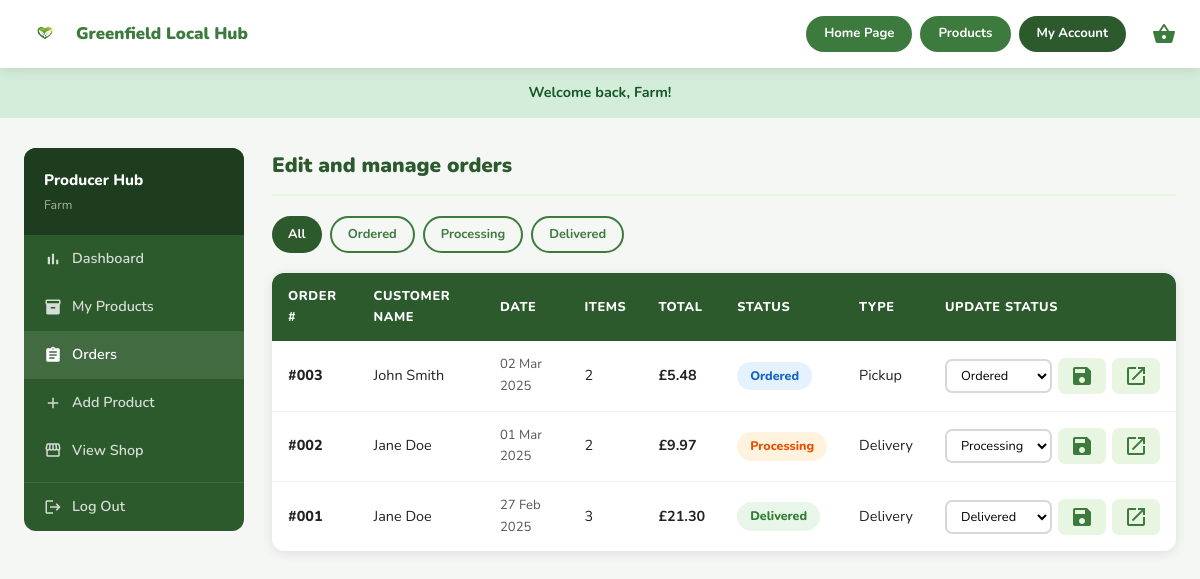
/producer/orders.php (signed in), run on the app's committed database.
### tables this page shows
CREATE TABLE orders (
    id               INT AUTO_INCREMENT PRIMARY KEY,
    customer_id      INT NOT NULL,
    status           ENUM('ordered','processing','delivered') DEFAULT 'ordered',
    delivery_type    ENUM('pickup','delivery') DEFAULT 'pickup',
    total_price      DECIMAL(10,2) NOT NULL,
    delivery_address TEXT,
    card_name        VARCHAR(255),
    created_at       TIMESTAMP DEFAULT CURRENT_TIMESTAMP,
    FOREIGN KEY (customer_id) REFERENCES users(id)
);

CREATE TABLE users (
    id          INT AUTO_INCREMENT PRIMARY KEY,
    first_name  VARCHAR(100) NOT NULL,
    last_name   VARCHAR(100) NOT NULL,
    email       VARCHAR(255) NOT NULL UNIQUE,
    password    VARCHAR(255) NOT NULL,
    role        ENUM('customer','producer') DEFAULT 'customer',
    address     TEXT,
    created_at  TIMESTAMP DEFAULT CURRENT_TIMESTAMP
);

### includes/db.php (called while the page is built, shortened)
<?php
function formatPrice(float $price): string {
    return '£' . number_format($price, 2);
}

### producer/orders.php (the view, shortened to what this page needs)
<?php
require_once '../includes/db.php';
$status_filter = $_GET['status'] ?? '';
$where = '';
$params = [];
$types  = '';
$sql = "SELECT o.*, u.first_name, u.last_name, u.email,
               COUNT(oi.id) AS item_count
        FROM orders o
        JOIN users u ON o.customer_id = u.id
        JOIN order_items oi ON o.id = oi.order_id
        $where
        GROUP BY o.id
        ORDER BY o.created_at DESC";
if ($params) {
    $stmt = $conn->prepare($sql);
    $stmt->bind_param($types, ...$params);
    $stmt->execute();
    $orders = $stmt->get_result()->fetch_all(MYSQLI_ASSOC);
} else {
    $orders = $conn->query($sql)->fetch_all(MYSQLI_ASSOC);
}
require_once '../includes/header.php';
?>
<main>
<div class="container">
<div class="producer-layout">
    <?php include 'producer-sidebar.php'; ?>
    <div>
        <h1 class="manage-heading">Edit and manage orders</h1>
        <div style="display:flex;gap:8px;margin-bottom:20px;flex-wrap:wrap;">
            <a href="orders.php" class="btn btn-sm <?= !$status_filter ? 'btn-dark':'btn-outline' ?>">All</a>
            <a href="orders.php?status=ordered"    class="btn btn-sm <?= $status_filter==='ordered'    ? 'btn-dark':'btn-outline' ?>">Ordered</a>
            <a href="orders.php?status=processing" class="btn btn-sm <?= $status_filter==='processing' ? 'btn-dark':'btn-outline' ?>">Processing</a>
            <a href="orders.php?status=delivered"  class="btn btn-sm <?= $status_filter==='delivered'  ? 'btn-dark':'btn-outline' ?>">Delivered</a>
        </div>
        <?php if (empty($orders)): ?>
        <div class="empty-state">
            <span class="material-icons">assignment</span>
            <h3>No orders found</h3>
            <p>Orders will appear here once customers place them.</p>
        </div>
        <?php else: ?>
        <table class="orders-table">
            <thead>
                <tr>
                    <th>Order #</th>
                    <th>Customer Name</th>
                    <th>Date</th>
                    <th>Items</th>
                    <th>Total</th>
                    <th>Status</th>
                    <th>Type</th>
                    <th>Update Status</th>
                </tr>
            </thead>
            <tbody>
                <?php foreach ($orders as $o): ?>
                <tr>
                    <td style="font-weight:800;">#<?= str_pad($o['id'],3,'0',STR_PAD_LEFT) ?></td>
                    <td><?= htmlspecialchars($o['first_name'] . ' ' . $o['last_name']) ?></td>
                    <td style="font-size:.82rem;color:var(--text-mid);"><?= date('d M Y', strtotime($o['created_at'])) ?></td>
                    <td><?= $o['item_count'] ?></td>
                    <td style="font-weight:700;color:var(--green-primary);"><?= formatPrice($o['total_price']) ?></td>
                    <td><span class="status-badge status-<?= $o['status'] ?>"><?= ucfirst($o['status']) ?></span></td>
                    <td style="text-transform:capitalize;"><?= htmlspecialchars($o['delivery_type']) ?></td>
                    <td>
                        <form method="POST" style="display:flex;gap:6px;align-items:center;">
                            <select name="new_status" class="form-input"
                                    style="padding:5px 10px;font-size:.8rem;width:auto;">
                                <option value="ordered"    <?= $o['status']==='ordered'    ? 'selected':'' ?>>Ordered</option>
                                <option value="processing" <?= $o['status']==='processing' ? 'selected':'' ?>>Processing</option>
                                <option value="delivered"  <?= $o['status']==='delivered'  ? 'selected':'' ?>>Delivered</option>
                            </select>
                            <button type="submit" class="icon-btn icon-btn-edit" title="Update">
                                <span class="material-icons">save</span>
                            </button>
                            <a href="<?= BASE_URL ?>track-order.php?order=<?= $o['id'] ?>"
                               class="icon-btn icon-btn-edit" title="View order" target="_blank">
                                <span class="material-icons">open_in_new</span>
                            </a>
                        </form>
                    </td>
                </tr>
                <?php endforeach; ?>
            </tbody>
        </table>
        <?php endif; ?>
    </div>
</div>
</div>
</main>
<?php require_once '../includes/footer.php'; ?>

### css/style.css (style rules this page uses)
:root { --green: #3d7a3d; --green-dark: #2d5a2d; --green-deeper: #1e3d1e; --green-light: #e8f5e0; --red: #e53e3e; --white: #fff; --bg: #f4f7f4; --gray: #d8d8d8; --text: #222; --text-mid: #555; --text-light: #888; --shadow: 0 2px 12px rgba(0,0,0,.10); --r: 12px; --r-sm: 7px; --r-pill: 100px; }
*, *::before, *::after { box-sizing: border-box; margin: 0; padding: 0; }
body { font-family: 'Nunito', system-ui, sans-serif; background: var(--bg); color: var(--text); line-height: 1.65; min-height: 100vh; display: flex; flex-direction: column; }
main { flex: 1; }
a { text-decoration: none; color: inherit; }
button, input, select, textarea { font-family: inherit; }
.container { max-width: 1200px; margin: 0 auto; padding: 0 24px; }
.btn { display: inline-flex; align-items: center; justify-content: center; gap: 8px; padding: 11px 26px; border-radius: var(--r-pill); font-weight: 700; font-size: .9rem; cursor: pointer; border: none; text-decoration: none; white-space: nowrap; }
.btn-dark { background: var(--green-dark); color: #fff; }
.btn-outline { background: transparent; color: var(--green); border: 2px solid var(--green); }
.btn-sm { padding: 6px 16px; font-size: .8rem; }
.producer-layout { display: grid; grid-template-columns: 220px 1fr; gap: 28px; padding: 30px 0; }
.form-input { width: 100%; padding: 12px 16px; border: 2px solid var(--gray); border-radius: var(--r-sm); font-size: .95rem; background: var(--white); }
select.form-input { cursor: pointer; }
.manage-heading { font-size: 1.3rem; font-weight: 900; margin-bottom: 20px; padding-bottom: 12px; border-bottom: 2px solid var(--green-light); color: var(--green-dark); }
.icon-btn { display: inline-flex; align-items: center; gap: 4px; padding: 6px 12px; border-radius: var(--r-sm); font-size: .78rem; font-weight: 700; border: none; cursor: pointer; text-decoration: none; }
.icon-btn-edit { background: var(--green-light); color: var(--green); }
.orders-table { width: 100%; border-collapse: separate; border-spacing: 0; background: var(--white); border-radius: var(--r); overflow: hidden; box-shadow: var(--shadow); }
.orders-table th { background: var(--green-dark); color: #fff; padding: 13px 16px; text-align: left; font-size: .8rem; font-weight: 800; text-transform: uppercase; letter-spacing: .6px; }
.orders-table td { padding: 13px 16px; border-bottom: 1px solid #efefef; font-size: .9rem; }
.orders-table tr:last-child td { border-bottom: none; }
.status-badge { display: inline-block; padding: 4px 13px; border-radius: var(--r-pill); font-size: .78rem; font-weight: 800; text-transform: capitalize; }
.status-ordered { background: #e3f2fd; color: #1565c0; }
.status-processing { background: #fff3e0; color: #e65100; }
.status-delivered { background: #e8f5e9; color: #2e7d32; }

### data on the page
orders: id "003", customer.last_name "John Smith", created_at "02 Mar 2025", item_count "2", total_price "£5.48", status "Ordered", delivery_type "Pickup", new_status "Ordered"
orders: id "002", customer.last_name "Jane Doe", created_at "01 Mar 2025", item_count "2", total_price "£9.97", status "Processing", delivery_type "Delivery", new_status "Processing"
orders: id "001", customer.last_name "Jane Doe", created_at "27 Feb 2025", item_count "3", total_price "£21.30", status "Delivered", delivery_type "Delivery", new_status "Delivered"

### other printed values
$_SESSION['flash_message'] "Welcome back, Farm!"
$_SESSION['user_first_name'] "Farm"
